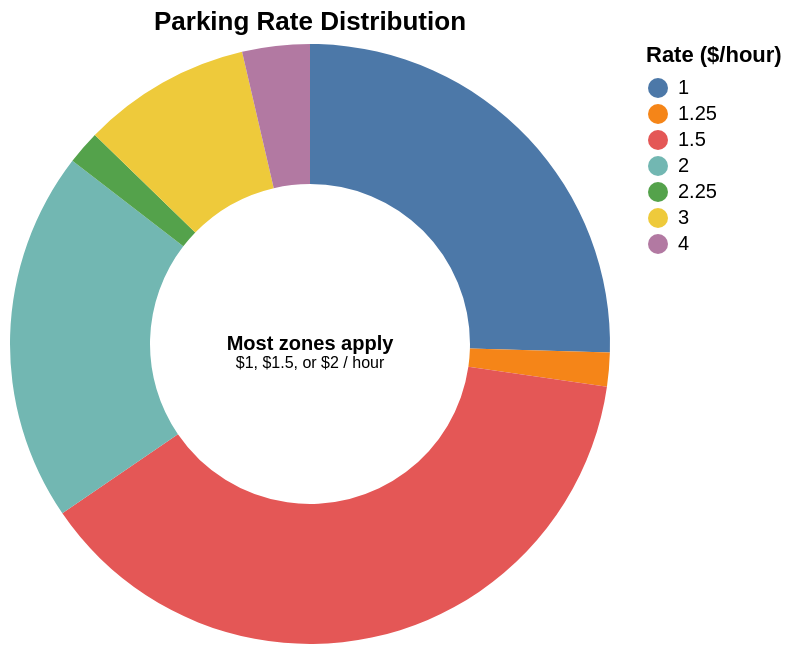

The code cell stored with this chart in its notebook:
### Markdown cell above
#### 2.4.3 Parking Rates Distribution

**Most of the zones apply 1, 1.5 or 2 $/hour**

### Code cell
# Rates percentage distribution
rate_dist = (
    avg_rates
    .group_by("rate")
    .len()
    .rename({"len": "count"})
    .with_columns(
        (pl.col("count") / pl.col("count").sum() * 100).alias("percent")
    )
    .sort("rate")
)
rate_dist_pd = rate_dist.to_pandas()

# donut char bulding
donut = (
    alt.Chart(rate_dist_pd)
    .mark_arc(innerRadius=80)
    .encode(
        theta=alt.Theta("count:Q", stack=True),
        color=alt.Color("rate:N", title="Rate ($/hour)"),
        tooltip=[
            alt.Tooltip("rate:N", title="Rate"),
            alt.Tooltip("count:Q", title="Count"),
            alt.Tooltip("percent:Q", title="Percent", format=".1f"),
        ],
    )
    .properties(
        title="Parking Rate Distribution",
        width=300,
        height=300,
    )
)

# center text (2 lines)
center_line1 = (
    alt.Chart()
    .mark_text(fontSize=10, fontWeight="bold", align="center")
    .encode(text=alt.value("Most zones apply"))
    .properties(width=300, height=300)
)

center_line2 = (
    alt.Chart()
    .mark_text(fontSize=8, align="center", dy=10)
    .encode(text=alt.value("$1, $1.5, or $2 / hour"))
    .properties(width=300, height=300)
)

donut + center_line1 + center_line2

### Figure 1 — Vega-Lite specification as saved in the notebook (floating-point values rounded to 4 significant figures)
{"config": {"view": {"continuousWidth": 300, "continuousHeight": 300}}, "layer": [{"data": {"name": "data-97cb1c0113879bd32b862565ec75effe"}, "mark": {"type": "arc", "innerRadius": 80}, "encoding": {"color": {"field": "rate", "title": "Rate ($/hour)", "type": "nominal"}, "theta": {"field": "count", "stack": true, "type": "quantitative"}, "tooltip": [{"field": "rate", "title": "Rate", "type": "nominal"}, {"field": "count", "title": "Count", "type": "quantitative"}, {"field": "percent", "format": ".1f", "title": "Percent", "type": "quantitative"}]}, "title": "Parking Rate Distribution"}, {"data": {"name": "empty"}, "mark": {"type": "text", "align": "center", "fontSize": 10, "fontWeight": "bold"}, "encoding": {"text": {"value": "Most zones apply"}}}, {"data": {"name": "empty"}, "mark": {"type": "text", "align": "center", "dy": 10, "fontSize": 8}, "encoding": {"text": {"value": "$1, $1.5, or $2 / hour"}}}], "height": 300, "width": 300, "$schema": "https://vega.github.io/schema/vega-lite/v5.20.1.json", "datasets": {"data-97cb1c0113879bd32b862565ec75effe": [{"rate": 1.0, "count": 14, "percent": 25.45}, {"rate": 1.25, "count": 1, "percent": 1.818}, {"rate": 1.5, "count": 21, "percent": 38.18}, {"rate": 2.0, "count": 11, "percent": 20.0}, {"rate": 2.25, "count": 1, "percent": 1.818}, {"rate": 3.0, "count": 5, "percent": 9.091}, {"rate": 4.0, "count": 2, "percent": 3.636}], "empty": [{}]}}
